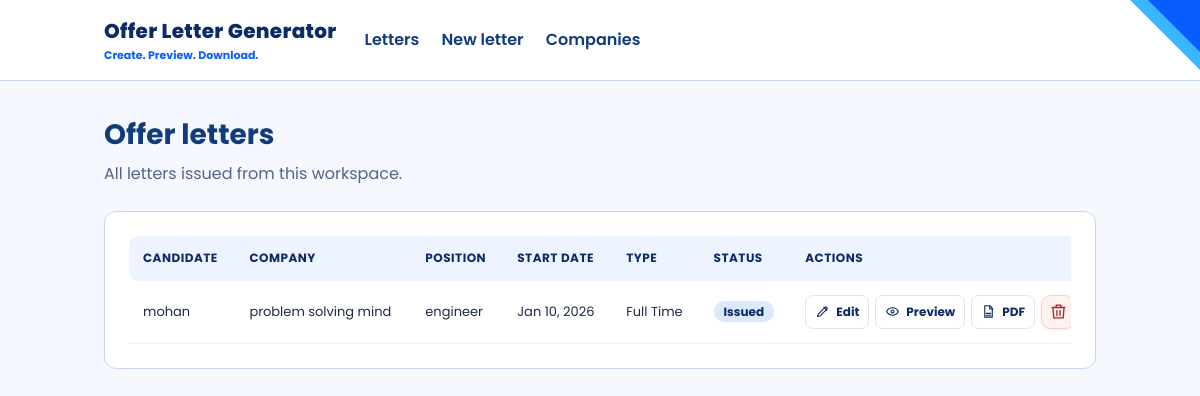
Page /letters on the committed database.
### app/models.py (models this page shows)
class OfferLetter(Base):
    __tablename__ = "offer_letters"
    id: Mapped[int] = mapped_column(primary_key=True)
    company_id: Mapped[int] = mapped_column(ForeignKey("companies.id"))
    candidate_name: Mapped[str] = mapped_column(String(120))
    candidate_email: Mapped[str] = mapped_column(String(254), default="")
    candidate_address: Mapped[str] = mapped_column(String(200), default="")
    position: Mapped[str] = mapped_column(String(120))
    start_date: Mapped[date] = mapped_column(Date)
    employment_type: Mapped[str] = mapped_column(String(30))
    work_location: Mapped[str] = mapped_column(String(200))
    body_text: Mapped[str] = mapped_column(Text, default="")
    letter_date: Mapped[date] = mapped_column(Date, default=date.today)
    status: Mapped[str] = mapped_column(String(20), default="Issued")
    created_at: Mapped[datetime] = mapped_column(DateTime, default=datetime.utcnow)
    company: Mapped[Company] = relationship(back_populates="letters")

class Company(Base):
    __tablename__ = "companies"
    id: Mapped[int] = mapped_column(primary_key=True)
    name: Mapped[str] = mapped_column(String(120))
    tagline: Mapped[str] = mapped_column(String(200), default="")
    website: Mapped[str] = mapped_column(String(200), default="")
    email: Mapped[str] = mapped_column(String(200), default="")
    location: Mapped[str] = mapped_column(String(200), default="")
    logo_path: Mapped[str | None] = mapped_column(String(300), nullable=True)
    founder_name: Mapped[str] = mapped_column(String(120))
    founder_title: Mapped[str] = mapped_column(String(120), default="Founder")
    signature_path: Mapped[str | None] = mapped_column(String(300), nullable=True)
    created_at: Mapped[datetime] = mapped_column(DateTime, default=datetime.utcnow)
    letters: Mapped[list["OfferLetter"]] = relationship(back_populates="company")

### app/routers/letters.py (the view)
@router.get("/letters")
def list_letters(request: Request, db: Session = Depends(get_db)):
    letters = db.scalars(
        select(OfferLetter).order_by(OfferLetter.created_at.desc())
    ).all()
    return templates.TemplateResponse(request, "dashboard.html", {"letters": letters})

### app/templates/dashboard.html (shortened to what this page needs)
{% extends "base.html" %}
{% block content %}
<h1>Offer letters</h1>
<p class="sub">All letters issued from this workspace.</p>
<div class="card">
  {% if letters %}
  <div class="table-wrap">
  <table class="list">
    <thead>
      <tr><th>Candidate</th><th>Company</th><th>Position</th><th>Start date</th><th>Type</th><th>Status</th><th>Actions</th></tr>
    </thead>
    <tbody>
      {% for l in letters %}
      <tr>
        <td data-label="Candidate">{{ l.candidate_name }}</td>
        <td data-label="Company">{{ l.company.name }}</td>
        <td data-label="Position">{{ l.position }}</td>
        <td data-label="Start date">{{ l.start_date.strftime("%b %d, %Y") }}</td>
        <td data-label="Type">{{ l.employment_type }}</td>
        <td data-label="Status"><span class="badge {{ 'ok' if l.status == 'Accepted' }}">{{ l.status }}</span></td>
        <td class="letter-actions" data-label="Actions">
          <div class="letter-action-group">
          <a class="action-button" href="/letters/{{ l.id }}/edit">
            <svg viewBox="0 0 24 24" aria-hidden="true"><path d="m14 5 5 5M4 20l4.2-.9L19 8.3a2.1 2.1 0 0 0-3-3L5.2 16.1 4 20Z"></path></svg>
            <span>Edit</span>
          </a>
          <a class="action-button" href="/letters/{{ l.id }}/preview">
            <svg viewBox="0 0 24 24" aria-hidden="true"><path d="M2.5 12s3.3-6 9.5-6 9.5 6 9.5 6-3.3 6-9.5 6-9.5-6-9.5-6Z"></path><circle cx="12" cy="12" r="2.5"></circle></svg>
            <span>Preview</span>
          </a>
          <a class="action-button" href="/letters/{{ l.id }}/pdf">
            <svg viewBox="0 0 24 24" aria-hidden="true"><path d="M6 2.8h8l4 4V21H6z"></path><path d="M14 3v5h5M8.5 15h7M8.5 18h7"></path></svg>
            <span>PDF</span>
          </a>
          <form class="inline-form" method="post" action="/letters/{{ l.id }}/delete"
                onsubmit="return confirm('Remove this offer letter? This cannot be undone.')">
            <button class="icon-button danger-icon" type="submit"
                    aria-label="Remove {{ l.candidate_name }} offer letter"
                    title="Remove offer letter">
              <svg viewBox="0 0 24 24" aria-hidden="true">
                <path d="M4 7h16"></path>
                <path d="M10 11v6M14 11v6"></path>
                <path d="m5 7 1 13h12l1-13"></path>
                <path d="M9 7V4h6v3"></path>
              </svg>
            </button>
          </form>
          </div>
        </td>
      </tr>
      {% endfor %}
    </tbody>
  </table>
  </div>
  {% else %}
  <div class="empty">
    <p>No offer letters yet.</p>
    <a class="btn" href="/letters/new">Create the first letter</a>
  </div>
  {% endif %}
</div>
{% endblock %}

### app/static/css/app.css (style rules this page uses)
:root { --navy: #0b2a66; --title: #123b7c; --blue: #0a5cff; --sky: #38b6ff; --pale: #dce9fb; --ink: #1b2a4a; --line: #c9d8f2; --bg: #f5f8fe; }
* { box-sizing: border-box; }
body { margin: 0; background: var(--bg); color: var(--ink); font-family: "Poppins", "Montserrat", "Helvetica Neue", Arial, sans-serif; line-height: 1.55; }
h1 { color: var(--title); font-size: 28px; margin: 0 0 6px; }
.sub { color: #52638a; margin: 0 0 24px; }
.card { background: #fff; border: 1px solid var(--line); border-radius: 12px; padding: 24px; }
.inline-form { display: inline; margin: 0; }
.icon-button { display: inline-flex; align-items: center; justify-content: center; width: 36px; height: 36px; padding: 0; border: 1px solid transparent; border-radius: 10px; background: transparent; cursor: pointer; transition: background-color .16s ease, border-color .16s ease, color .16s ease, box-shadow .16s ease, transform .16s ease; }
.icon-button svg { width: 19px; height: 19px; fill: none; stroke: currentColor; stroke-width: 1.7; stroke-linecap: round; stroke-linejoin: round; }
.danger-icon { color: #a32929; background: #fff3f2; border-color: #f2d0ce; box-shadow: 0 1px 2px rgb(70 24 24 / 8%); }
table.list { width: 100%; min-width: 960px; border-collapse: separate; border-spacing: 0; }
table.list th { text-align: left; background: #edf3ff; color: var(--navy); padding: 13px 14px; font-size: 12px; text-transform: uppercase; letter-spacing: .04em; }
table.list th:first-child { border-radius: 9px 0 0 9px; }
table.list th:last-child { border-radius: 0 9px 9px 0; }
table.list td { padding: 14px; border-bottom: 1px solid #e9eef7; font-size: 13px; }
table.list tbody tr { transition: background-color .14s ease; }
table.list td.letter-actions { width: 1%; white-space: nowrap; }
.table-wrap { width: 100%; overflow-x: auto; }
.letter-action-group { display: flex; align-items: center; gap: 6px; }
.action-button { display: inline-flex; align-items: center; justify-content: center; gap: 6px; min-height: 34px; padding: 0 9px; border: 1px solid #dce5f4; border-radius: 8px; background: #fff; color: var(--navy); font-size: 12px; font-weight: 700; text-decoration: none; transition: background-color .16s ease, border-color .16s ease, color .16s ease; }
.action-button svg { width: 15px; height: 15px; fill: none; stroke: currentColor; stroke-width: 1.8; stroke-linecap: round; stroke-linejoin: round; }
.letter-action-group .inline-form { display: flex; }
.letter-action-group .icon-button { width: 34px; height: 34px; }
.badge { padding: 2px 10px; border-radius: 99px; font-size: 12px; font-weight: 700; background: var(--pale); color: var(--navy); }

### rows in the picture
OfferLetter: candidate_name "mohan", company.name "problem solving mind", position "engineer", start_date "Jan 10, 2026", employment_type "Full Time", status "Issued"
